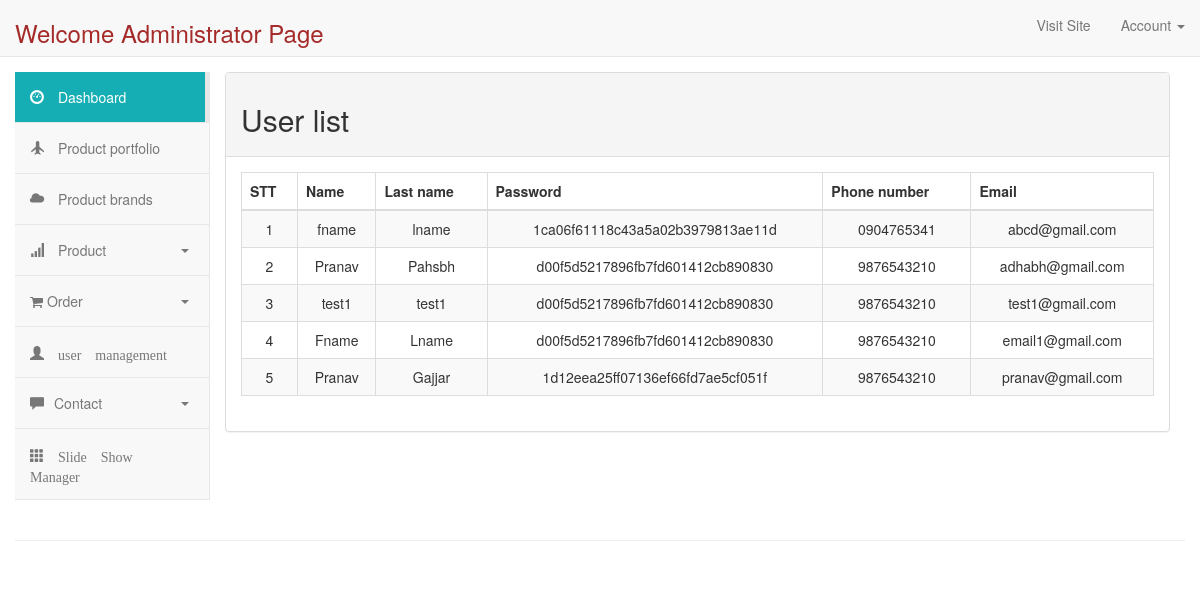
The page /admin/user-list.php (signed in) on the database its author committed.
### tables this page shows
CREATE TABLE `user_info` (
  `user_id` int(10) NOT NULL,
  `first_name` varchar(100) NOT NULL,
  `last_name` varchar(100) NOT NULL,
  `email` varchar(300) NOT NULL,
  `password` varchar(300) NOT NULL,
  `mobile` varchar(10) NOT NULL,
  `address1` varchar(300) NOT NULL,
  `address2` varchar(11) NOT NULL
);

### admin/user-list.php (the view)
<?php
include 'header.php';
$sql = "select * from user_info ";
$res = mysqli_query($conn,$sql);
?>
<div class="col-md-10 content">
            <div class="panel panel-default">
            <div class="panel-heading">
                <h2>User list</h2>
            </div>
            <div class="panel-body">
              <form name="form1" method="post" action="">
            <table class="table table-striped table-bordered table-hover" id="dataTables-example">
                <thead>
                    <tr align="center">
                        <th>STT</th>
                        <th>Name</th>
                        <th>Last name</th>
                        <th>Password</th>
                        <th>Phone number</th>
                        <th>Email</th>
                    </tr>
                </thead>
                <tbody>
                    <?php
                    if ($res) {
                        $i = 1;
                        while ($row = mysqli_fetch_array($res)) {
                            ?>
                            <tr class="odd gradeX" align="center">
                                <td><?php echo $i ?></td>
                                <td><?php echo $row['first_name']; ?></td>
                                <td><?php echo $row['last_name'] ?></td>
                                <td><?php echo $row['password']; ?></td>
                                <td><?php echo $row['mobile']; ?></td>
                                <td><?php echo $row['email']; ?></td>
                            </tr>
                            <?php
                            $i = $i + 1;
                        }
                    }
                    ?>
                </tbody>
            </table>
        </form>
        </div>
    </div>
</div>
<?php include('footer.php'); ?>
</body>
</html>

### rows shown on the page
user_info: first_name "fname", last_name "lname", password "1ca06f61118c43a5a02b3979813ae11d", mobile "0904765341", email "abcd@gmail.com"
user_info: first_name "Pranav", last_name "Pahsbh", password "d00f5d5217896fb7fd601412cb890830", mobile "9876543210", email "adhabh@gmail.com"
user_info: first_name "test1", last_name "test1", password "d00f5d5217896fb7fd601412cb890830", mobile "9876543210", email "test1@gmail.com"
user_info: first_name "Fname", last_name "Lname", password "d00f5d5217896fb7fd601412cb890830", mobile "9876543210", email "email1@gmail.com"
user_info: first_name "Pranav", last_name "Gajjar", password "1d12eea25ff07136ef66fd7ae5cf051f", mobile "9876543210", email "pranav@gmail.com"
